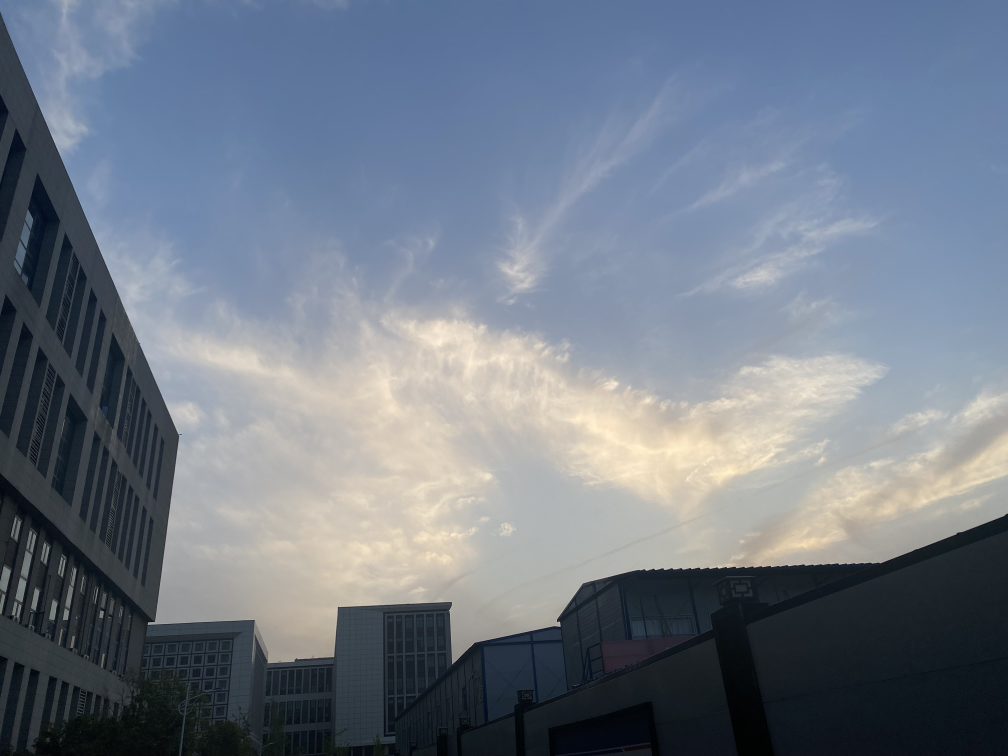
//> input picture 透视变换2/1.jpg, 4032 x 3024 px, given in place of 1.png, which was not available (shown at 1/4 size)
$ ./change   (built with g++ and OpenCV 4)
//> lines starting //> are read from the running program, lines starting //| are printed output that depends on the picture; after the words box and inside, x2 and y2 are one past the last pixel; in counts of white or black regions, pixels touching at a corner belong together; pictures that were not available may be replaced by others from this repository, and a replacement may not be noted
#include <iostream>
#include<opencv2/opencv.hpp>
using namespace std;
using namespace cv;

Mat srcImg, dstImg;//原图像、目标图像
Mat resultImg;//结果图像
vector<Point2f> srcPoints, dstPoints;//原图像和目标图像的映射点
int pickNums;//目前已选取的节点

void mouseHander(int event, int x, int y, int flags, void* p)
{
    if (event == EVENT_LBUTTONDOWN)//左键按下
    {
        Mat tmp = dstImg.clone();
        if (pickNums == 4)//选取的点超过4个后，下一次点击会实现透视变换
        {
            //执行透视变换
            Mat Trans = getPerspectiveTransform(srcPoints, dstPoints);//由4组映射点得到变换矩阵
            warpPerspective(srcImg, tmp, Trans, Size(tmp.cols, tmp.rows));//执行透视变换
            resultImg = dstImg.clone();
            for (int y = 0; y < dstImg.rows; y++)
            {
                for (int x = 0; x < dstImg.cols; x++)
                {
                    if ((int)tmp.at<Vec3b>(y, x)[0] == 0 && (int)tmp.at<Vec3b>(y, x)[1] == 0 && (int)tmp.at<Vec3b>(y, x)[2] == 0)//像素点全0
                        continue;
                    else//非全0
                    {
                        resultImg.at<Vec3b>(y, x)[0] = tmp.at<Vec3b>(y, x)[0];
                        resultImg.at<Vec3b>(y, x)[1] = tmp.at<Vec3b>(y, x)[1];
                        resultImg.at<Vec3b>(y, x)[2] = tmp.at<Vec3b>(y, x)[2];
                    }
                }
            }
            imshow("虚拟广告牌", resultImg);
            dstPoints.clear();
            pickNums = 0;
        }
        else//选取的节点还没4个
        {
            dstPoints.push_back(Point2f(x, y));
            pickNums++;
            for (int i = 0; i < dstPoints.size(); i++)
            {
                circle(tmp, dstPoints[i], 5, Scalar(0, 215, 255), 3);
            }
            imshow("虚拟广告牌", tmp);
        }
    }

}

int main()
{
    srcImg = imread("1.png");//透视变换的图像，也就是广告图
//> srcImg is the input picture: 3024 rows x 4032 cols, CV_8UC3; mean B, G, R 135.2, 122.2, 112.8

    //设置原图像的4个映射点
    srcPoints.push_back(Point2f(0, 0));
    srcPoints.push_back(Point2f(srcImg.cols, 0));
//> srcPoints = 2 Points (x, y): [0, 0], [4032, 0]
    srcPoints.push_back(Point2f(srcImg.cols, srcImg.rows));
    srcPoints.push_back(Point2f(0, srcImg.rows));

    dstImg = imread("2.jpg");//背景图
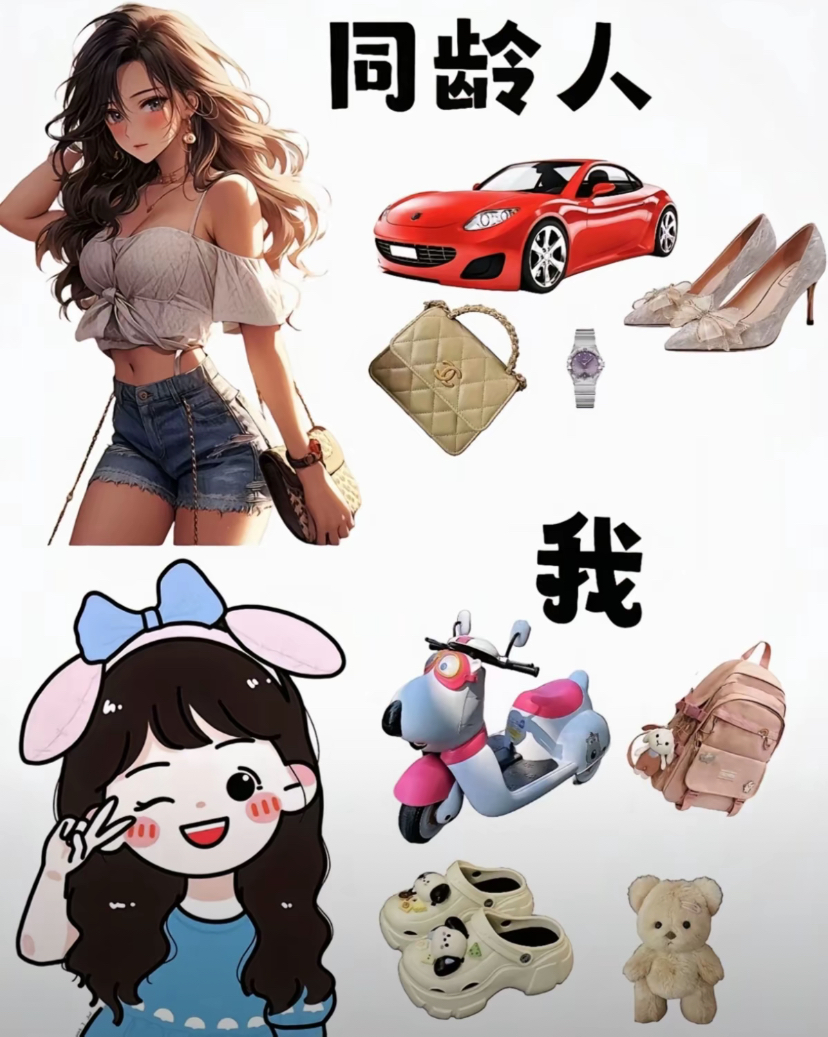
//> input picture 透视变换2/2.jpg, 828 x 1037 px
//> dstImg is the input picture: 1037 rows x 828 cols, CV_8UC3; mean B, G, R 175.2, 176.8, 187

    imshow("虚拟广告牌", dstImg);
    //鼠标事件
    setMouseCallback("虚拟广告牌", mouseHander);
    waitKey(0);
//> the left mouse button is pressed and released at (207, 259)
//> after the loop in mouseHander, `for (int i = 0; i < dstPoints.size(); i++)`: tmp: 1037 rows x 828 cols, CV_8UC3; 156 pixels changed, all inside (x1, y1, x2, y2) = (200, 252, 215, 267)
//> the left mouse button is pressed and released at (621, 259)
//> after the loop in mouseHander (call 3), `for (int i = 0; i < dstPoints.size(); i++)`: tmp: 1037 rows x 828 cols, CV_8UC3; 312 pixels changed, all inside (x1, y1, x2, y2) = (200, 252, 629, 267)
//> the left mouse button is pressed and released at (621, 777)
//> after the loop in mouseHander (call 5), `for (int i = 0; i < dstPoints.size(); i++)`:
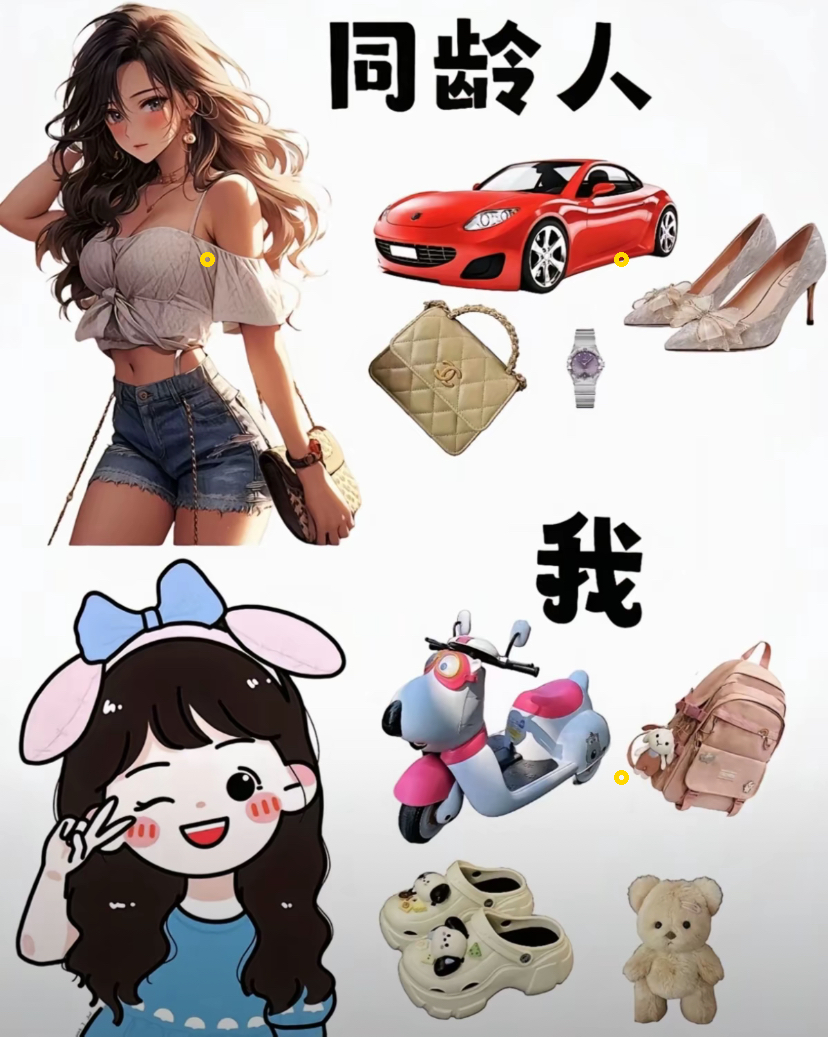
//> tmp: 1037 rows x 828 cols, CV_8UC3; 0.05% of pixels changed, all inside (x1, y1, x2, y2) = (200, 252, 629, 785)
//> the left mouse button is pressed and released at (207, 777)
//> after the loop in mouseHander (call 7), `for (int i = 0; i < dstPoints.size(); i++)`:
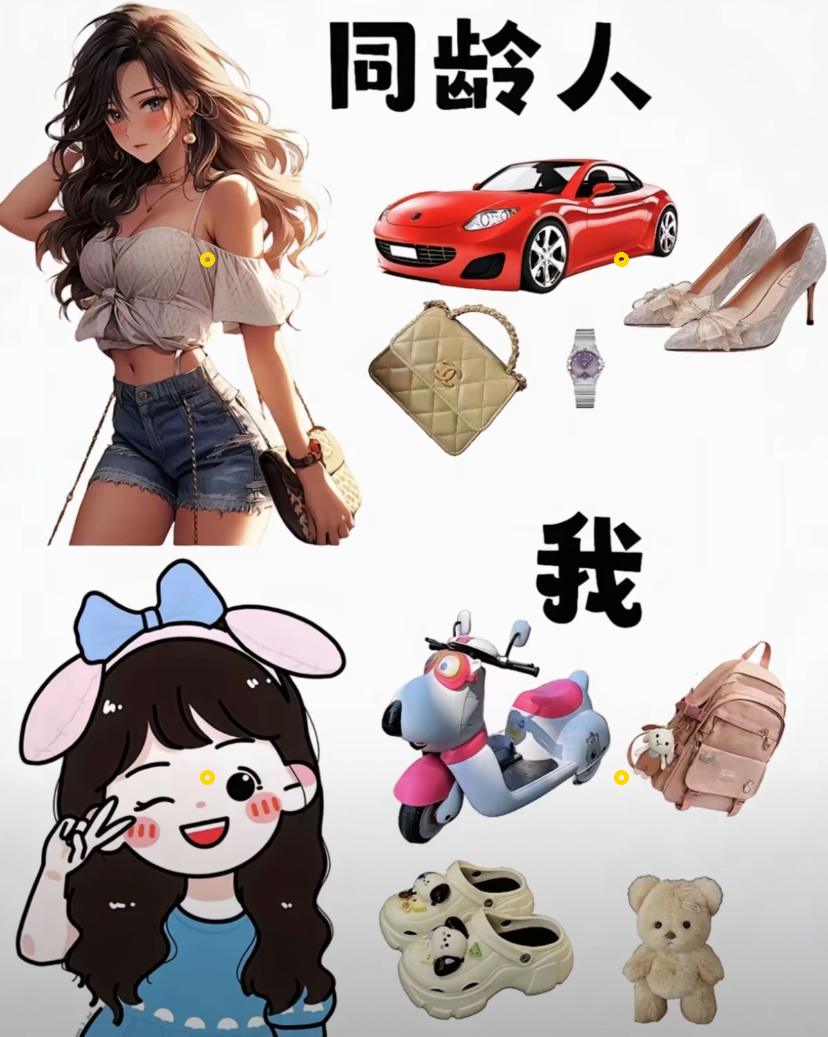
//> tmp: 1037 rows x 828 cols, CV_8UC3; 0.07% of pixels changed, all inside (x1, y1, x2, y2) = (200, 252, 629, 785)
    return 0;
}
